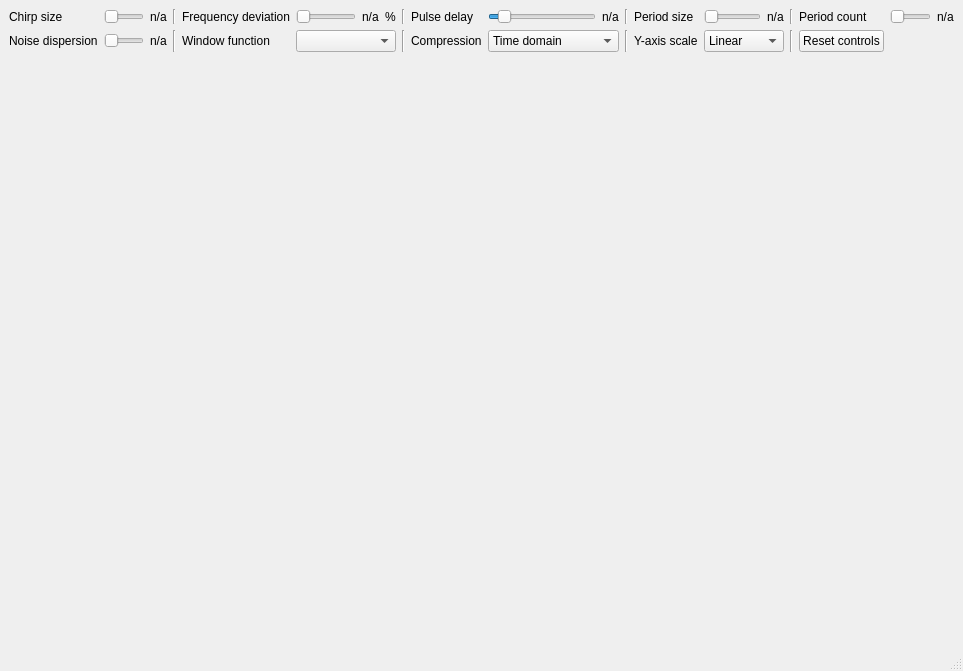
<?xml version="1.0" encoding="UTF-8"?>
<ui version="4.0">
 <class>MainWindow</class>
 <widget class="QMainWindow" name="MainWindow">
  <property name="geometry">
   <rect>
    <x>0</x>
    <y>0</y>
    <width>963</width>
    <height>671</height>
   </rect>
  </property>
  <property name="windowTitle">
   <string>QDSP example: chirp compression &amp; threads</string>
  </property>
  <widget class="QWidget" name="centralwidget">
   <layout class="QVBoxLayout" name="verticalLayout">
    <item>
     <layout class="QGridLayout" name="gridLayout">
      <item row="0" column="3">
       <widget class="QLabel" name="label_2">
        <property name="text">
         <string>Frequency deviation</string>
        </property>
       </widget>
      </item>
      <item row="0" column="7">
       <layout class="QHBoxLayout" name="horizontalLayout_6">
        <item>
         <widget class="QSlider" name="pulseDelaySlider">
          <property name="maximum">
           <number>99</number>
          </property>
          <property name="singleStep">
           <number>1</number>
          </property>
          <property name="pageStep">
           <number>20</number>
          </property>
          <property name="value">
           <number>10</number>
          </property>
          <property name="orientation">
           <enum>Qt::Horizontal</enum>
          </property>
         </widget>
        </item>
        <item>
         <widget class="QLabel" name="periodCountLabel_2">
          <property name="text">
           <string>n/a</string>
          </property>
         </widget>
        </item>
       </layout>
      </item>
      <item row="1" column="7">
       <widget class="QComboBox" name="methodComboBox">
        <property name="minimumSize">
         <size>
          <width>0</width>
          <height>0</height>
         </size>
        </property>
        <item>
         <property name="text">
          <string>Time domain</string>
         </property>
        </item>
        <item>
         <property name="text">
          <string>Frequency domain</string>
         </property>
        </item>
       </widget>
      </item>
      <item row="0" column="1">
       <layout class="QHBoxLayout" name="horizontalLayout_4">
        <item>
         <widget class="QSlider" name="chirpSizeSlider">
          <property name="value">
           <number>0</number>
          </property>
          <property name="orientation">
           <enum>Qt::Horizontal</enum>
          </property>
         </widget>
        </item>
        <item>
         <widget class="QLabel" name="chirpSizeValueLabel">
          <property name="text">
           <string>n/a</string>
          </property>
         </widget>
        </item>
       </layout>
      </item>
      <item row="1" column="3">
       <widget class="QLabel" name="label_3">
        <property name="text">
         <string>Window function</string>
        </property>
       </widget>
      </item>
      <item row="0" column="13">
       <layout class="QHBoxLayout" name="horizontalLayout_8">
        <item>
         <widget class="QSlider" name="periodCountSlider">
          <property name="maximum">
           <number>100</number>
          </property>
          <property name="singleStep">
           <number>10</number>
          </property>
          <property name="pageStep">
           <number>20</number>
          </property>
          <property name="value">
           <number>0</number>
          </property>
          <property name="orientation">
           <enum>Qt::Horizontal</enum>
          </property>
         </widget>
        </item>
        <item>
         <widget class="QLabel" name="periodCountLabel">
          <property name="text">
           <string>n/a</string>
          </property>
         </widget>
        </item>
       </layout>
      </item>
      <item row="0" column="9">
       <widget class="QLabel" name="label_8">
        <property name="text">
         <string>Period size</string>
        </property>
       </widget>
      </item>
      <item row="1" column="11">
       <widget class="Line" name="line_8">
        <property name="orientation">
         <enum>Qt::Vertical</enum>
        </property>
       </widget>
      </item>
      <item row="1" column="0">
       <widget class="QLabel" name="label_6">
        <property name="text">
         <string>Noise dispersion</string>
        </property>
       </widget>
      </item>
      <item row="1" column="9">
       <widget class="QLabel" name="label_7">
        <property name="text">
         <string>Y-axis scale</string>
        </property>
       </widget>
      </item>
      <item row="1" column="8">
       <widget class="Line" name="line_6">
        <property name="orientation">
         <enum>Qt::Vertical</enum>
        </property>
       </widget>
      </item>
      <item row="0" column="6">
       <widget class="QLabel" name="label_10">
        <property name="text">
         <string>Pulse delay</string>
        </property>
       </widget>
      </item>
      <item row="0" column="12">
       <widget class="QLabel" name="label_9">
        <property name="text">
         <string>Period count</string>
        </property>
       </widget>
      </item>
      <item row="0" column="8">
       <widget class="Line" name="line_5">
        <property name="orientation">
         <enum>Qt::Vertical</enum>
        </property>
       </widget>
      </item>
      <item row="0" column="11">
       <widget class="Line" name="line_7">
        <property name="orientation">
         <enum>Qt::Vertical</enum>
        </property>
       </widget>
      </item>
      <item row="0" column="2">
       <widget class="Line" name="line_2">
        <property name="orientation">
         <enum>Qt::Vertical</enum>
        </property>
       </widget>
      </item>
      <item row="1" column="4">
       <widget class="QComboBox" name="windowComboBox">
        <property name="minimumSize">
         <size>
          <width>100</width>
          <height>0</height>
         </size>
        </property>
       </widget>
      </item>
      <item row="1" column="2">
       <widget class="Line" name="line">
        <property name="orientation">
         <enum>Qt::Vertical</enum>
        </property>
       </widget>
      </item>
      <item row="1" column="5">
       <widget class="Line" name="line_4">
        <property name="orientation">
         <enum>Qt::Vertical</enum>
        </property>
       </widget>
      </item>
      <item row="1" column="6">
       <widget class="QLabel" name="label_4">
        <property name="text">
         <string>Compression</string>
        </property>
       </widget>
      </item>
      <item row="1" column="10">
       <widget class="QComboBox" name="scaleComboBox">
        <property name="minimumSize">
         <size>
          <width>80</width>
          <height>0</height>
         </size>
        </property>
        <item>
         <property name="text">
          <string>Linear</string>
         </property>
        </item>
        <item>
         <property name="text">
          <string>Logarithmic</string>
         </property>
        </item>
       </widget>
      </item>
      <item row="0" column="4">
       <layout class="QHBoxLayout" name="horizontalLayout_3">
        <item>
         <widget class="QSlider" name="deviationSlider">
          <property name="maximum">
           <number>100</number>
          </property>
          <property name="value">
           <number>0</number>
          </property>
          <property name="orientation">
           <enum>Qt::Horizontal</enum>
          </property>
         </widget>
        </item>
        <item>
         <widget class="QLabel" name="deviationValueLabel">
          <property name="text">
           <string>n/a</string>
          </property>
         </widget>
        </item>
        <item>
         <widget class="QLabel" name="label_5">
          <property name="text">
           <string>%</string>
          </property>
         </widget>
        </item>
       </layout>
      </item>
      <item row="1" column="1">
       <layout class="QHBoxLayout" name="horizontalLayout_5">
        <item>
         <widget class="QSlider" name="noiseDispersionSlider">
          <property name="maximum">
           <number>1000</number>
          </property>
          <property name="value">
           <number>0</number>
          </property>
          <property name="orientation">
           <enum>Qt::Horizontal</enum>
          </property>
         </widget>
        </item>
        <item>
         <widget class="QLabel" name="noiseDeviationLabel">
          <property name="text">
           <string>n/a</string>
          </property>
         </widget>
        </item>
       </layout>
      </item>
      <item row="0" column="10">
       <layout class="QHBoxLayout" name="horizontalLayout_7">
        <item>
         <widget class="QSlider" name="periodSizeSlider">
          <property name="maximum">
           <number>100</number>
          </property>
          <property name="value">
           <number>0</number>
          </property>
          <property name="orientation">
           <enum>Qt::Horizontal</enum>
          </property>
         </widget>
        </item>
        <item>
         <widget class="QLabel" name="periodSizeLabel">
          <property name="text">
           <string>n/a</string>
          </property>
         </widget>
        </item>
       </layout>
      </item>
      <item row="0" column="0">
       <widget class="QLabel" name="label">
        <property name="text">
         <string>Chirp size</string>
        </property>
       </widget>
      </item>
      <item row="0" column="5">
       <widget class="Line" name="line_3">
        <property name="orientation">
         <enum>Qt::Vertical</enum>
        </property>
       </widget>
      </item>
      <item row="1" column="12">
       <widget class="QPushButton" name="resetPushButton">
        <property name="text">
         <string>Reset controls</string>
        </property>
       </widget>
      </item>
     </layout>
    </item>
    <item>
     <widget class="QCustomPlot" name="plot" native="true">
      <property name="sizePolicy">
       <sizepolicy hsizetype="Preferred" vsizetype="Expanding">
        <horstretch>0</horstretch>
        <verstretch>0</verstretch>
       </sizepolicy>
      </property>
     </widget>
    </item>
   </layout>
  </widget>
  <widget class="QMenuBar" name="menubar">
   <property name="geometry">
    <rect>
     <x>0</x>
     <y>0</y>
     <width>963</width>
     <height>21</height>
    </rect>
   </property>
  </widget>
  <widget class="QStatusBar" name="statusbar"/>
 </widget>
 <customwidgets>
  <customwidget>
   <class>QCustomPlot</class>
   <extends>QWidget</extends>
   <header>qcustomplot.h</header>
   <container>1</container>
  </customwidget>
 </customwidgets>
 <resources/>
 <connections>
  <connection>
   <sender>chirpSizeSlider</sender>
   <signal>valueChanged(int)</signal>
   <receiver>chirpSizeValueLabel</receiver>
   <slot>setNum(int)</slot>
   <hints>
    <hint type="sourcelabel">
     <x>165</x>
     <y>53</y>
    </hint>
    <hint type="destinationlabel">
     <x>228</x>
     <y>53</y>
    </hint>
   </hints>
  </connection>
  <connection>
   <sender>deviationSlider</sender>
   <signal>valueChanged(int)</signal>
   <receiver>deviationValueLabel</receiver>
   <slot>setNum(int)</slot>
   <hints>
    <hint type="sourcelabel">
     <x>360</x>
     <y>53</y>
    </hint>
    <hint type="destinationlabel">
     <x>462</x>
     <y>53</y>
    </hint>
   </hints>
  </connection>
  <connection>
   <sender>periodCountSlider</sender>
   <signal>valueChanged(int)</signal>
   <receiver>periodCountLabel</receiver>
   <slot>setNum(int)</slot>
   <hints>
    <hint type="sourcelabel">
     <x>567</x>
     <y>115</y>
    </hint>
    <hint type="destinationlabel">
     <x>579</x>
     <y>115</y>
    </hint>
   </hints>
  </connection>
  <connection>
   <sender>pulseDelaySlider</sender>
   <signal>valueChanged(int)</signal>
   <receiver>periodCountLabel_2</receiver>
   <slot>setNum(int)</slot>
   <hints>
    <hint type="sourcelabel">
     <x>604</x>
     <y>47</y>
    </hint>
    <hint type="destinationlabel">
     <x>704</x>
     <y>43</y>
    </hint>
   </hints>
  </connection>
 </connections>
</ui>
